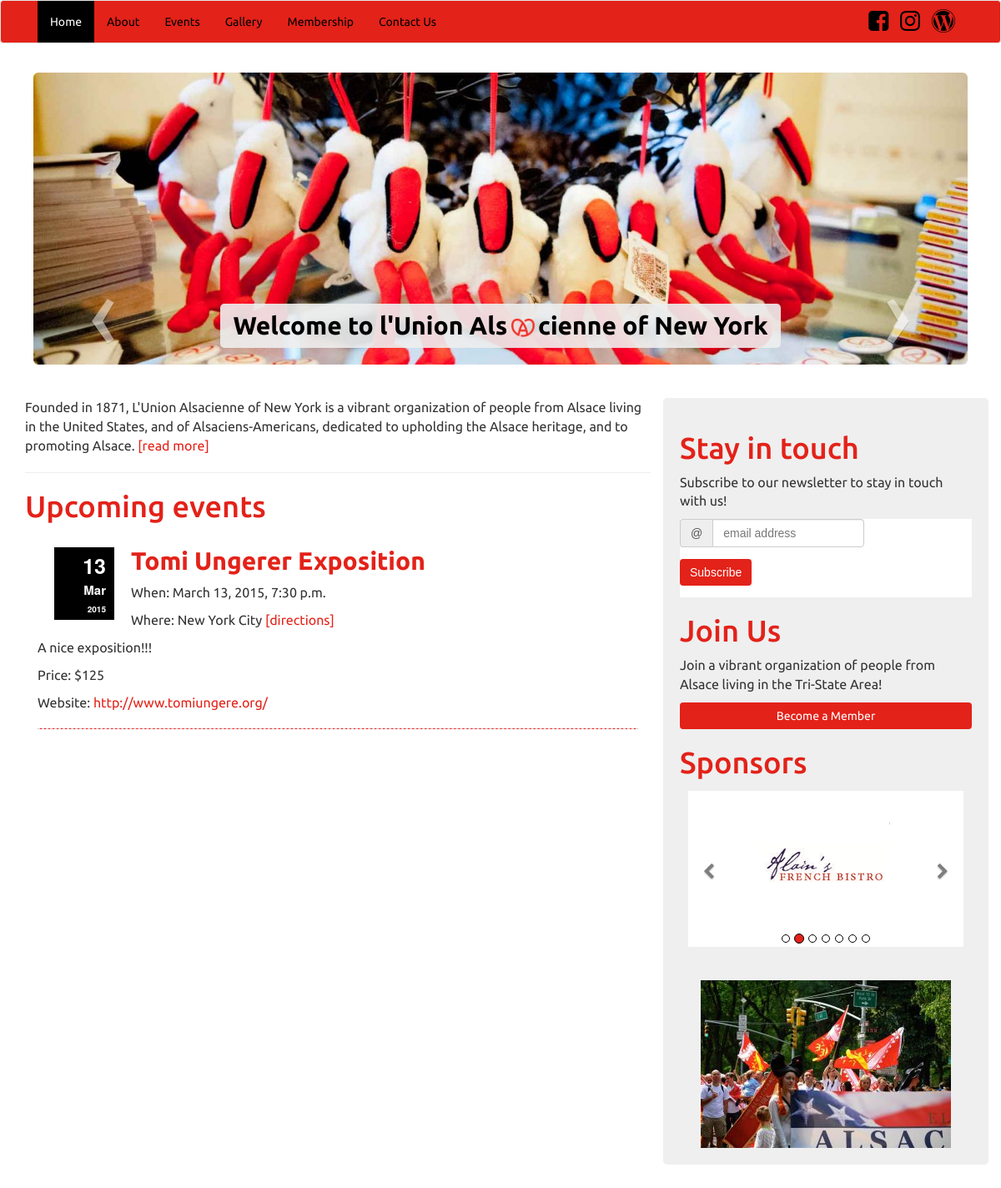
The page / on the database its author committed.
### Union_1/models.py (models this page shows, shortened)
class Event(models.Model):
    title=models.CharField(max_length=50)
    date=models.DateTimeField(blank=True)
    price=models.IntegerField(blank=True)
    url=models.URLField(blank=True)
    place=models.CharField(max_length=4000)
    venue=models.CharField(max_length=4000)
    description=models.TextField(max_length=80000,blank=True)
    bwp_link=models.URLField(blank=True)

### Union_1/views.py (the view)
# urls.py: url(r'^$',views.index,name='index'),
def index(request):
    context = RequestContext(request)
    blogpost_list = BlogPost.objects.order_by('-title')[:5]
    event_list = Event.objects.order_by('date')
    for e in event_list:
        e.when = datetime.date((e.date).year,(e.date).month,(e.date).day)
        e.today = datetime.date.today()
        if e.when > e.today:
            e.comp = 'upcoming'
        if e.when < e.today:
             e.comp = 'past'
        if e.when == e.today:
             e.comp = 'today'
    for e in event_list:
        e.url_link = encode_url(e.title)
    for e in event_list:
        e.google_direction = encode_query_for_google_direction_url(e.place)
    for b in blogpost_list:
        b.url = encode_url(b.title)
    context_dict = {'blogpost_list': blogpost_list,'event_list' : event_list}
    return render_to_response('Union_1/index.html',context_dict,context)

### Union_1/views.py (called while the page is built)
def encode_url(name):
    name_url = name.replace(' ','_')
    return name_url

def encode_query_for_google_direction_url(direction):
    google_url_direction=(((direction.replace(' ','+')).replace(',','')).replace('.',''))
    return google_url_direction

### templates/Union_1/index.html (shortened to what this page needs)
{% extends 'Union_1/base.html' %}
{% block body_block %}
<div class="container" >
    <div id="jumbo_desktop">
      <div id="myCarousel" class="carousel slide" data-interval="5000" data-ride="carousel" >
      <div class="carousel-inner">
        <div class="item active jumbotron jumbotron_1">
          <div class="container">
            <div class="carousel-caption background_white">
              <h2 id="caption_black">Welcome to l'Union Als<img src="static/image/logo-Acoeur-24.png" class="alsa-coeur_mobile" alt="We love alsace!">cienne of New York</h2>
            </div>
          </div>
        </div>
      </div>
      <a class="left carousel-control arrow" href="#myCarousel" data-slide="prev">&lsaquo;</a>
      <a class="right carousel-control arrow" href="#myCarousel" data-slide="next">&rsaquo;</a>
    </div>
    </div>
        <div class="row">
             <div class="col-xs-12 col-md-8">
                 <div class ="About-teaser" id="ABOUT">
                <p id="US">
                Founded in 1871, L'Union Alsacienne of New York is a vibrant organization of people from Alsace living in the United States, and of
                Alsaciens-Americans, dedicated to upholding the Alsace heritage, and to promoting Alsace.
                <a style="color:RGB(227,34,25);" href="/about">[read more]</a>
                </p>
                <hr>
                </div>
                <h1 id="">Upcoming events</h1>
                {% for Event in event_list %}
                    {% if Event.comp == 'upcoming' or Event.comp == 'today' %}
                <div class="container-fluid event-teaser">
                <div class="pull-left date-holder">
                    <span class="day">{{ Event.date|date:"d" }}</span><br>
                    <span class="month">{{ Event.date|date:"M" }}</span><br>
                    <span class="year">{{ Event.date|date:"Y" }}</span>
                </div>
                    <h2><a href ="/events/{{ Event.url_link }}/">{{ Event.title }}</a></h2>
                    <p>When: {{ Event.date }} </p>
                    <p>Where: {{ Event.place }} <a href="http://maps.google.com/?q={{ Event.google_direction }}" target="_blank">[directions]</a></p>
                    <p>{% autoescape off %} {{ Event.description|linebreaks }} {% endautoescape %}</p>
                    <p>Price: ${{ Event.price }}</p>
                    <p>Website: <a href="{{ Event.url }}">{{ Event.url }}</a></p>
                    <hr>
                </div>
                    {% endif %}
                {% endfor %}
            </div>
        <div class="col-xs-12 col-md-4 col-right">
            <div class = "stay_in_touch">
                 <h1>Stay in touch</h1>
                 <p>Subscribe to our newsletter to stay in touch with us!</p>
<div id="mc_embed_signup">
<form action="//UNAY.us3.list-manage.com/subscribe/post?u=329119448809907e23753d6b7&amp;id=b85a7366f7" method="post" id="mc-embedded-subscribe-form" name="mc-embedded-subscribe-form" class="validate form-inline" target="_blank" novalidate>
    <div class="form-group">
    <div class="input-group input_mobile_adjust">
	<div class="input-group-addon">@</div><input type="email" value="" name="EMAIL" class="form-control" id="mce-EMAIL" placeholder="email address" required>
    </div>
    </div>
    <div class="clear "><input type="submit" value="Subscribe" name="subscribe" id="mc-embedded-subscribe" class="btn btn-primary subscribe_up_adjust"></div>
</form>
</div>
            </div>
            <div class="become_a_memeber">
                <h1>Join Us</h1>
                <p>Join a vibrant organization of people from Alsace living in the Tri-State Area!</p>
                <a href="/members/"><button class="btn brn-primary become_index">Become a Member</button></a>
           </div>
            <div class="sponsor">
                <h1>Sponsors</h1>
    <div>
    <div id="myCarousel" class="carousel slide" data-interval="3000" data-ride="carousel">
        <ol class="carousel-indicators">
            <li data-target="#myCarousel" data-slide-to="0" class="active"></li>
            <li data-target="#myCarousel" data-slide-to="1"></li>
            <li data-target="#myCarousel" data-slide-to="2"></li>
            <li data-target="#myCarousel" data-slide-to="3"></li>
            <li data-target="#myCarousel" data-slide-to="4"></li>
            <li data-target="#myCarousel" data-slide-to="5"></li>
            <li data-target="#myCarousel" data-slide-to="6"></li>
        </ol>
        <div class="carousel-inner">
            <div class="item">
                 <a href="http://www.alainsbistro.com/" target="_blank"><img class="sponsor-logo" src="/static/image/sponsor_alain.png" /></a>
            </div>
        </div>
        <a class="carousel-control left" href="#myCarousel" data-slide="prev">
            <i style="margin-top:175%;color:black;" class="fa fa-chevron-left"></i>
        </a>
        <a class="carousel-control right" href="#myCarousel" data-slide="next">
            <span style="margin-top:175%; color:black;" class="fa fa-chevron-right"></span>
        </a>
    </div>
</div>
            <div class="row text-center">
                  <img class="col-right-img" src="/static/image/steuben.jpeg"/>
            </div>
            </div>
        </div>
            </div>
        </div>
 </div>
{% endblock %}

### static/css/style.css (style rules this page uses)
body { margin-bottom: 60px; }
h1,h2,h3,h4,h5,h6,p,a,li { font-family:ubuntu; }
h1 { color:RGB(227,34,25); font-weight:; }
h2, h3 { font-weight:bold; }
p { font-size:16px; }
a { outline:0 none !important; }
.jumbotron { padding:0px !important; margin:0px !important; }
.jumbotron_1 { background: url(/static/image/Union_Alsacienne_Home.jpg) no-repeat center; -webkit-background-size: cover; -moz-background-size: cover; -o-background-size: cover; background-size: cover; height:350px; }
#caption_black { color: black !important; }
.background_white { background-color:RGBA(239,239,239,0.9) !important; padding: 0px; text-shadow:none; border-radius:5px; }
.carousel-caption { padding-bottom:0px !important; }
.carousel-caption h2 { margin-top:10px; }
.arrow { height: 600px; margin-top: 18%; font-size: 120px; text-shadow: 0 1px 1px rgba(0,0,0,.4); background-color: transparent; border: 0; z-index: 10; }
.event-teaser { border:none; }
.event-teaser a { text-decoration:none; color:RGB(227,34,25); }
.event-teaser hr { border: 0; border-bottom: 1px dashed #ccc; background: red; }
.date-holder { margin:20px 20px 5px 20px; padding:5px 10px 5px 5px; height:75%; width:10%; background-color:black; text-align:right; }
.day { color:white; font-size:25px; font-weight:bold; }
.month { color:white; font-size:15px; font-weight:bold; }
.year { color:white; font-size:10px; font-weight:bold; }
.stay_in_touch .btn { margin-top:.5em; background-color:RGB(227,34,25); border:none; }
.col-right { background-color:#efefef; padding:20px; border-radius:5px; }
.become_index { background-color:RGB(227,34,25); color:white; border:none; width:100%; margin:auto; }
.sponsor-logo { margin:auto; }
.carousel { background-color:white; }
.carousel { margin:15px 10px 40px 10px; }
.carousel-indicators { bottom:-10px; }
.carousel-indicators .active { background-color:RGB(227,34,25); border-color:black; }
.carousel-indicators li { border-color:black; }
.carousel-control.right { background-image:none; }
.carousel-control.left { background-image:none; }
#mc_embed_signup { background:#fff; clear:left; font:14px Helvetica,Arial,sans-serif; }
#mc-embedded-subscribe { margin:1em 0em 1em 0em !important; }
@media screen and (min-width: 550px) and (max-width: 3000px) { #jumbo_desktop { display: block; } }
.alsa-coeur_mobile { margin: 0px 0.5% 0px 0.5%; width:30px; height:auto; }

### static/css/lightbox.css (style rules this page uses)
body:after { content: url(../img/close.png) url(../img/loading.gif) url(../img/prev.png) url(../img/next.png); display: none; }

### templates/Union_1/base.html (style rules this page uses)
#mc_embed_signup { background:#fff;font:14px Helvetica,Arial,sans-serif; }

### rows shown on the page
Event: date "13", date "Mar", date "2015", title "Tomi Ungerer Exposition", date "March 13, 2015, 7:30 p.m.", place "New York City", description "A nice exposition!!!", price "125", url "http://www.tomiungere.org/"
